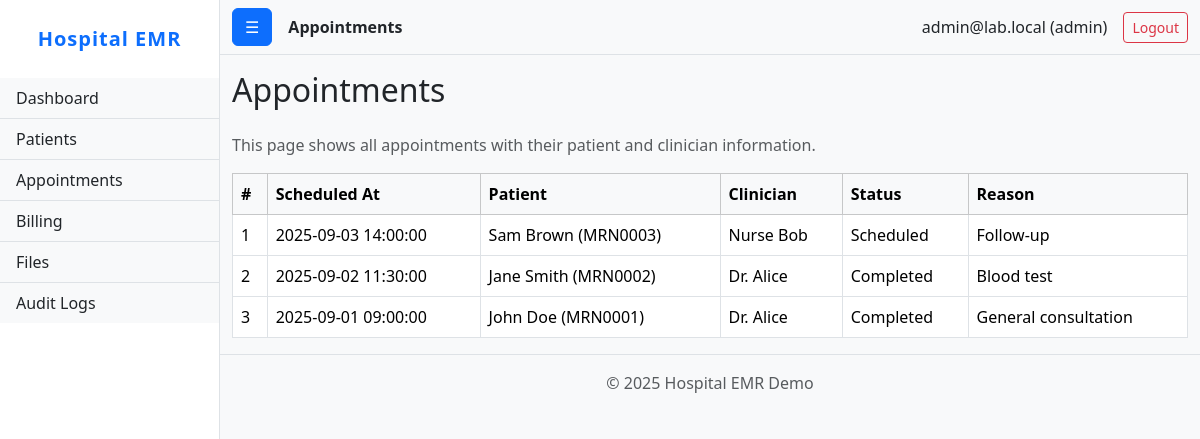
The app's page /appointments.php (signed in) with its own data.
### tables this page shows
CREATE TABLE appointments (
                              id BIGINT UNSIGNED AUTO_INCREMENT PRIMARY KEY,
                              patient_id BIGINT UNSIGNED NOT NULL,
                              clinician_id BIGINT UNSIGNED,
                              scheduled_at DATETIME NOT NULL,
                              status ENUM('scheduled','cancelled','completed','no_show') DEFAULT 'scheduled',
                              reason VARCHAR(255),
                              created_at TIMESTAMP DEFAULT CURRENT_TIMESTAMP,
                              updated_at TIMESTAMP NULL DEFAULT NULL ON UPDATE CURRENT_TIMESTAMP,
                              FOREIGN KEY (patient_id) REFERENCES patients(id) ON DELETE CASCADE,
                              FOREIGN KEY (clinician_id) REFERENCES users(id) ON DELETE SET NULL,
                              INDEX (patient_id),
                              INDEX (clinician_id),
                              INDEX (scheduled_at)
);

CREATE TABLE patients (
                          id BIGINT UNSIGNED AUTO_INCREMENT PRIMARY KEY,
                          medical_record_number VARCHAR(100) NOT NULL UNIQUE,
                          first_name VARCHAR(150) NOT NULL,
                          last_name VARCHAR(150) NOT NULL,
                          dob DATE,
                          gender ENUM('male','female','other') DEFAULT 'other',
                          phone VARCHAR(50),
                          email VARCHAR(255),
                          address TEXT,
                          emergency_contact_name VARCHAR(255),
                          emergency_contact_phone VARCHAR(50),
                          created_at TIMESTAMP DEFAULT CURRENT_TIMESTAMP,
                          updated_at TIMESTAMP NULL DEFAULT NULL ON UPDATE CURRENT_TIMESTAMP
);

CREATE TABLE users (
                       id BIGINT UNSIGNED AUTO_INCREMENT PRIMARY KEY,
                       role_id INT UNSIGNED,
                       email VARCHAR(255) NOT NULL UNIQUE,
                       password_hash VARCHAR(255) NOT NULL,
                       full_name VARCHAR(255) NOT NULL,
                       phone VARCHAR(50),
                       is_active TINYINT(1) DEFAULT 1,
                       created_at TIMESTAMP DEFAULT CURRENT_TIMESTAMP,
                       updated_at TIMESTAMP NULL DEFAULT NULL ON UPDATE CURRENT_TIMESTAMP,
                       FOREIGN KEY (role_id) REFERENCES roles(id) ON DELETE SET NULL
);

### models/Appointment.php (called while the page is built, shortened)
<?php
class Appointment
{
    public function __construct($row = null)
    {
        if ($row) {
            $this->scheduled_at = $row['scheduled_at'];
            $this->status = $row['status'];
            $this->reason = $row['reason'];
        }
    }
    public static function allWithDetails()
    {
        global $mysqli;
        $sql = "SELECT a.*,
                   p.id as p_id, p.medical_record_number, p.first_name as p_first, p.last_name as p_last, p.dob as p_dob, p.gender as p_gender,
                   u.id as u_id, u.full_name as u_name, u.email as u_email
            FROM appointments a
            LEFT JOIN patients p ON a.patient_id = p.id
            LEFT JOIN users u ON a.clinician_id = u.id
            ORDER BY a.scheduled_at DESC";
        $res = $mysqli->query($sql);
        $rows = [];
        while ($r = $res->fetch_assoc()) {
            $appointment = new Appointment($r);
            $patient = null;
            if ($r['p_id']) {
                $patient = new Patient([
                    'id' => $r['p_id'],
                    'medical_record_number' => $r['medical_record_number'],
                    'first_name' => $r['p_first'],
                    'last_name' => $r['p_last'],
                    'dob' => $r['p_dob'],
                    'gender' => $r['p_gender'],
                    'phone' => null,
                    'email' => $r['u_email'] ?? null,
                    'address' => null,
                    'emergency_contact_name' => null,
                    'emergency_contact_phone' => null,
                    'created_at' => null,
                    'updated_at' => null
                ]);
            }
            $clinician = null;
            if ($r['u_id']) {
                $clinician = User::findById($r['u_id']);
            }
            $rows[] = [
                'appointment' => $appointment,
                'patient' => $patient,
                'clinician' => $clinician
            ];
        }
        return $rows;
    }
}

### models/User.php (called while the page is built, shortened)
<?php
class User
{
    public function __construct($row = null)
    {
        if ($row) {
            $this->full_name = $row['full_name'];
        }
    }
    public static function findById($id)
    {
        global $mysqli;
        $id = (int)$id;
        $res = $mysqli->query("SELECT * FROM users WHERE id = $id LIMIT 1");
        if ($res && $row = $res->fetch_assoc()) {
            return new User($row);
        }
        return null;
    }
}

### models/Patient.php (called while the page is built, shortened)
<?php
class Patient
{
    public function __construct($row = null)
    {
        if ($row) {
            $this->medical_record_number = $row['medical_record_number'];
            $this->first_name = $row['first_name'];
            $this->last_name = $row['last_name'];
        }
    }
}

### appointments.php (the view)
<?php
$page_title = "Appointments";
require_once __DIR__ . '/includes/init.php';
require_once __DIR__ . '/models/Appointment.php';
require_once __DIR__ . '/models/Patient.php';
require_once __DIR__ . '/models/User.php';
?>
<?php include __DIR__ . '/includes/header.php'; ?>
<h2 class="mb-4">Appointments</h2>
<p class="text-muted">This page shows all appointments with their patient and clinician information.</p>
<div class="table-responsive">
    <table class="table table-bordered table-hover align-middle">
        <thead class="table-light">
        <tr>
            <th>#</th>
            <th>Scheduled At</th>
            <th>Patient</th>
            <th>Clinician</th>
            <th>Status</th>
            <th>Reason</th>
        </tr>
        </thead>
        <tbody>
        <?php
        $appointments = Appointment::allWithDetails();
        if ($appointments) {
            $i = 1;
            foreach ($appointments as $a) {
                $appt = $a['appointment'];
                $patient = $a['patient'];
                $clinician = $a['clinician'];
                echo '<tr>';
                echo '<td>' . $i++ . '</td>';
                echo '<td>' . htmlspecialchars($appt->scheduled_at) . '</td>';
                if ($patient) {
                    echo '<td>' . htmlspecialchars($patient->first_name . ' ' . $patient->last_name) .
                        ' (' . htmlspecialchars($patient->medical_record_number) . ')</td>';
                } else {
                    echo '<td class="text-muted">Unknown</td>';
                }
                if ($clinician) {
                    echo '<td>' . htmlspecialchars($clinician->full_name) . '</td>';
                } else {
                    echo '<td class="text-muted">Unassigned</td>';
                }
                echo '<td>' . htmlspecialchars(ucfirst($appt->status)) . '</td>';
                echo '<td>' . htmlspecialchars($appt->reason) . '</td>';
                echo '</tr>';
            }
        } else {
            echo '<tr><td colspan="6" class="text-center text-muted">No appointments found</td></tr>';
        }
        ?>
        </tbody>
    </table>
</div>
<?php include __DIR__ . '/includes/footer.php'; ?>

### includes/header.php (shortened to what this page needs)
<?php
$user_name = $_SESSION['username'] ?? 'Guest';
$user_role = $_SESSION['role_name'] ?? 'Unknown';
?>
<!doctype html>
<html lang="en">
<head>
    <link rel="stylesheet" href="https://cdn.jsdelivr.net/npm/bootstrap@5.3.3/dist/css/bootstrap.min.css">
    <link rel="stylesheet" href="assets/css/style.css">
</head>
<body>
<div class="d-flex" id="wrapper">
    <?php include __DIR__ . '/sidebar.php'; ?>
    <div id="page-content-wrapper" class="flex-grow-1">
        <nav class="navbar navbar-expand-lg navbar-light bg-light border-bottom">
            <div class="container-fluid">
                <button class="btn btn-primary" id="menu-toggle">☰</button>
                <span class="ms-3 fw-bold"><?php echo htmlspecialchars($page_title ?? 'Dashboard'); ?></span>
                <div class="ms-auto d-flex align-items-center">
                    <span class="me-3"><?php echo htmlspecialchars($user_name); ?> (<?php echo htmlspecialchars($user_role); ?>)</span>
                    <a href="logout.php" class="btn btn-outline-danger btn-sm">Logout</a>
                </div>
            </div>
        </nav>
        <div class="container-fluid mt-3">

### includes/sidebar.php (shortened to what this page needs)
<div class="border-end bg-white" id="sidebar-wrapper">
    <div class="sidebar-heading text-center py-4 fw-bold text-primary">Hospital EMR</div>
    <div class="list-group list-group-flush">
        <a href="dashboard.php" class="list-group-item list-group-item-action bg-light">Dashboard</a>
        <a href="patients.php" class="list-group-item list-group-item-action bg-light">Patients</a>
        <a href="appointments.php" class="list-group-item list-group-item-action bg-light">Appointments</a>
        <a href="billing.php" class="list-group-item list-group-item-action bg-light">Billing</a>
        <a href="files.php" class="list-group-item list-group-item-action bg-light">Files</a>
        <a href="audit_logs.php" class="list-group-item list-group-item-action bg-light">Audit Logs</a>
    </div>
</div>

### includes/footer.php (shortened to what this page needs)
</div>
<footer class="footer mt-auto py-3 bg-light border-top text-center">
    <div class="container">
        <span class="text-muted">© <?php echo date('Y'); ?> Hospital EMR Demo</span>
    </div>
</footer>
</div>
</div>
</body>
</html>

### assets/css/style.css (style rules this page uses)
body { font-family: 'Segoe UI', Roboto, Arial, sans-serif; background: #f8f9fa; }
#wrapper { display: flex; flex-direction: row; min-height: 100vh; }
#sidebar-wrapper { min-width: 220px; max-width: 220px; transition: all 0.3s; }
#page-content-wrapper { width: 100%; }
.sidebar-heading { font-size: 1.25rem; letter-spacing: 1px; }
footer.footer { position: relative; }

### records on screen
appointments: scheduled_at "2025-09-03 14:00:00", patient.last_name "Sam Brown", patient.medical_record_number "MRN0003", clinician.full_name "Nurse Bob", status "Scheduled", reason "Follow-up"
appointments: scheduled_at "2025-09-02 11:30:00", patient.last_name "Jane Smith", patient.medical_record_number "MRN0002", clinician.full_name "Dr. Alice", status "Completed", reason "Blood test"
appointments: scheduled_at "2025-09-01 09:00:00", patient.last_name "John Doe", patient.medical_record_number "MRN0001", clinician.full_name "Dr. Alice", status "Completed", reason "General consultation"

### other values on screen
$page_title "Appointments"
$user_name "admin@lab.local"
$user_role "admin"
